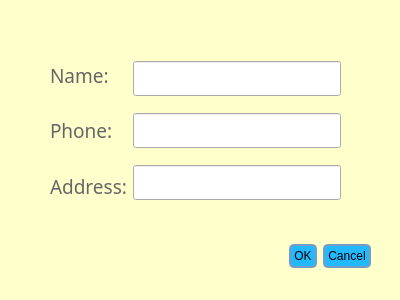
<?xml version="1.0" encoding="UTF-8"?>
<ui version="4.0">
 <class>Dialog</class>
 <widget class="QDialog" name="Dialog">
  <property name="geometry">
   <rect>
    <x>0</x>
    <y>0</y>
    <width>400</width>
    <height>300</height>
   </rect>
  </property>
  <property name="windowTitle">
   <string>Dialog</string>
  </property>
  <property name="styleSheet">
   <string notr="true">#Dialog {
   background-color: rgb(255, 255, 204);
   color: #cccccc;
}
QComboBox {
	background-color:rgb(153, 204, 255);
}
QPushButton {
    background-color: rgb(34, 185, 255);
    border-width: 2px;
    border-color: rgb(117, 156, 195);
    border-style: solid;
    border-radius: 5;
    padding: 3px;
    min-width: 9ex;
    min-height: 2.5ex;
	alternate-background-color: rgb(220, 220, 220);
}

QPushButton:hover {
   background-color: rgb(122, 163, 204);
}
QTreeView {
   background-color: #666666;
   color: #cccccc;
   alternate-background-color: #333333;
} 
QListView {
   background-color: #333333;
   color: #cccccc;
}
QTextEdit {
   color: rgb(0, 0, 0);
}
QScrollBar:horizontal {
   height: 20px;
}
QScrollBar:vertical {
   width: 20px;
}
QTabWidget::pane {
   border-top: 2px solid #cccccc;
}
QLabel {
   color: rgb(102, 102, 102); 
}

QCheckBox {
   color: white; 
}

QRadioButton{
   color:white;
}</string>
  </property>
  <widget class="QDialogButtonBox" name="buttonBox">
   <property name="geometry">
    <rect>
     <x>30</x>
     <y>240</y>
     <width>341</width>
     <height>32</height>
    </rect>
   </property>
   <property name="font">
    <font>
     <family>Droid Serif</family>
     <pointsize>14</pointsize>
    </font>
   </property>
   <property name="orientation">
    <enum>Qt::Horizontal</enum>
   </property>
   <property name="standardButtons">
    <set>QDialogButtonBox::Cancel|QDialogButtonBox::Ok</set>
   </property>
  </widget>
  <widget class="QWidget" name="layoutWidget">
   <property name="geometry">
    <rect>
     <x>50</x>
     <y>50</y>
     <width>291</width>
     <height>161</height>
    </rect>
   </property>
   <property name="font">
    <font>
     <family>Droid Serif</family>
     <pointsize>14</pointsize>
    </font>
   </property>
   <layout class="QHBoxLayout" name="horizontalLayout_2">
    <item>
     <layout class="QVBoxLayout" name="verticalLayout">
      <item>
       <widget class="QLabel" name="label">
        <property name="font">
         <font>
          <family>Droid Serif</family>
          <pointsize>14</pointsize>
         </font>
        </property>
        <property name="text">
         <string>Name:</string>
        </property>
       </widget>
      </item>
      <item>
       <widget class="QLabel" name="label_2">
        <property name="font">
         <font>
          <family>Droid Serif</family>
          <pointsize>14</pointsize>
         </font>
        </property>
        <property name="text">
         <string>Phone:</string>
        </property>
       </widget>
      </item>
      <item>
       <widget class="QLabel" name="label_3">
        <property name="font">
         <font>
          <family>Droid Serif</family>
          <pointsize>14</pointsize>
         </font>
        </property>
        <property name="text">
         <string>Address:</string>
        </property>
       </widget>
      </item>
     </layout>
    </item>
    <item>
     <layout class="QVBoxLayout" name="verticalLayout_2">
      <item>
       <widget class="QLineEdit" name="lineEdit_Name">
        <property name="font">
         <font>
          <family>Droid Serif</family>
          <pointsize>14</pointsize>
         </font>
        </property>
       </widget>
      </item>
      <item>
       <widget class="QLineEdit" name="lineEdit_Tel">
        <property name="font">
         <font>
          <family>Droid Serif</family>
          <pointsize>14</pointsize>
         </font>
        </property>
       </widget>
      </item>
      <item>
       <widget class="QLineEdit" name="lineEdit_Address">
        <property name="font">
         <font>
          <family>Droid Serif</family>
          <pointsize>14</pointsize>
         </font>
        </property>
       </widget>
      </item>
     </layout>
    </item>
   </layout>
  </widget>
 </widget>
 <resources/>
 <connections>
  <connection>
   <sender>buttonBox</sender>
   <signal>accepted()</signal>
   <receiver>Dialog</receiver>
   <slot>accept()</slot>
   <hints>
    <hint type="sourcelabel">
     <x>248</x>
     <y>254</y>
    </hint>
    <hint type="destinationlabel">
     <x>157</x>
     <y>274</y>
    </hint>
   </hints>
  </connection>
  <connection>
   <sender>buttonBox</sender>
   <signal>rejected()</signal>
   <receiver>Dialog</receiver>
   <slot>reject()</slot>
   <hints>
    <hint type="sourcelabel">
     <x>316</x>
     <y>260</y>
    </hint>
    <hint type="destinationlabel">
     <x>286</x>
     <y>274</y>
    </hint>
   </hints>
  </connection>
 </connections>
</ui>
